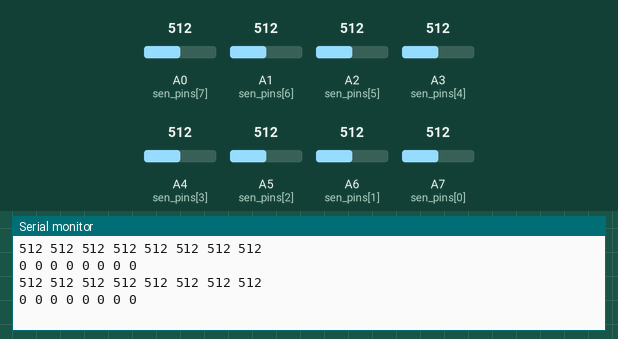
This sketch was run on a simulated Arduino Nano, built with avr-gcc and run on an emulated ATmega328P. On the bench: the last lines printed to the serial monitor. The inputs (shaded band) are chosen by the test bench; at power-on: A0 (sen_pins[7]) = 512, A1 (sen_pins[6]) = 512, A2 (sen_pins[5]) = 512, A3 (sen_pins[4]) = 512, A4 (sen_pins[3]) = 512, A5 (sen_pins[2]) = 512, A6 (sen_pins[1]) = 512, A7 (sen_pins[0]) = 512.

Above: at 1.8 s.
1.9 s: A0 (sen_pins[7]) set to 716
At 2.8 s:
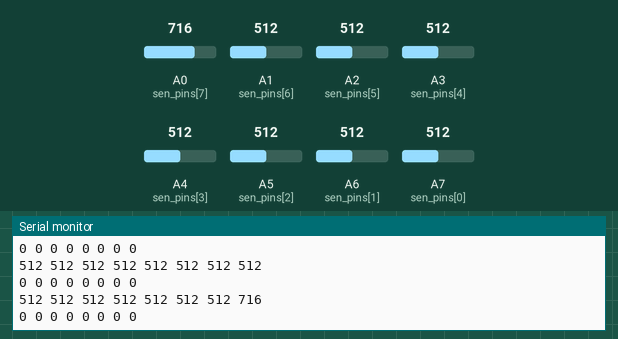
3.4 s: A1 (sen_pins[6]) set to 716
At 4.7 s:
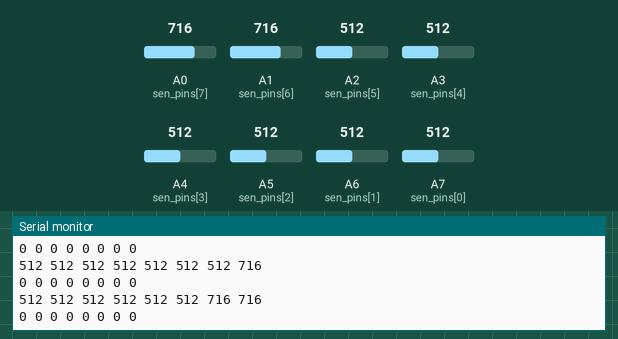
4.9 s: A2 (sen_pins[5]) set to 716
At 5.8 s:
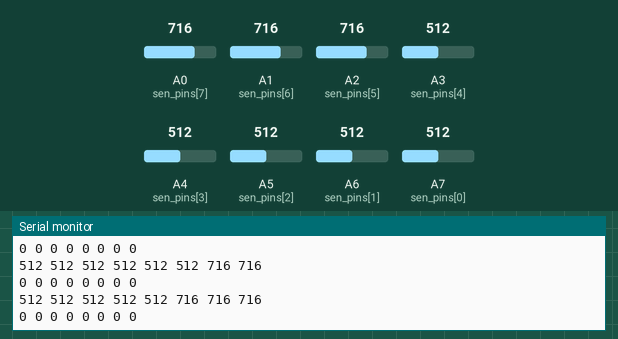
6.4 s: A3 (sen_pins[4]) set to 716
At 7.7 s:
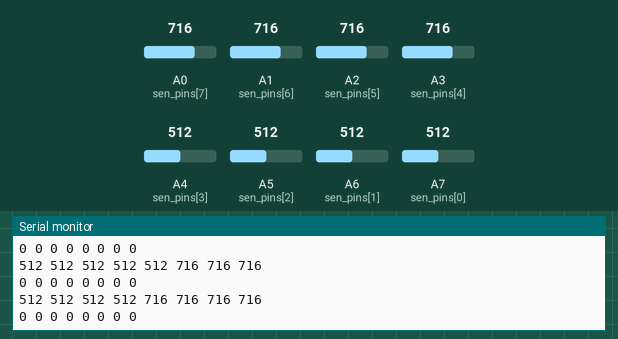
7.9 s: A4 (sen_pins[3]) set to 716
At 8.6 s:
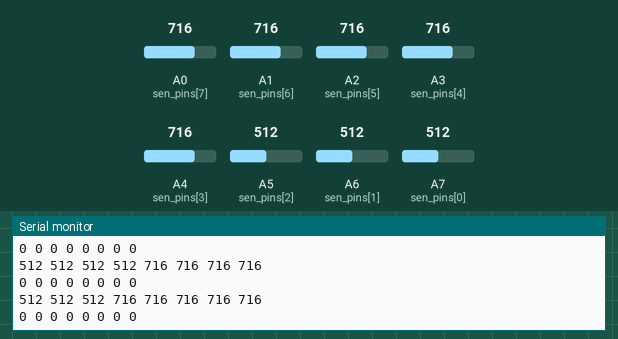
9.4 s: A5 (sen_pins[2]) set to 716
At 10.8 s:
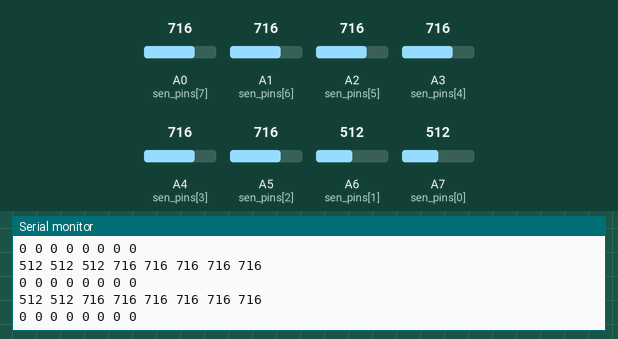
Timing chart, 0 to 11.9 s (numbered marks = the images above; inputs shaded):
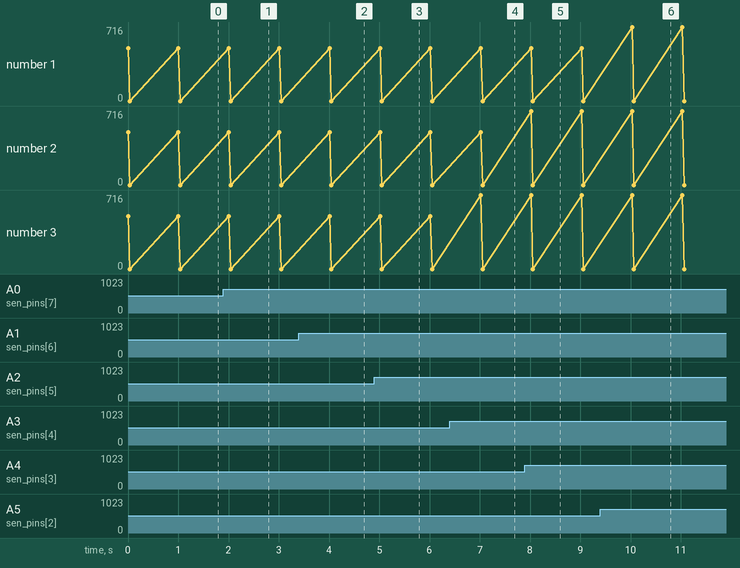

Measured:
- after the input at 1.9 s, the serial monitor: prints a new line after 0.11 s (image 1)
- after the input at 3.4 s, the serial monitor: prints a new line after 0.61 s (image 2)
- after the input at 4.9 s, the serial monitor: prints a new line after 0.12 s (image 3)
- after the input at 6.4 s, the serial monitor: prints a new line after 0.62 s (image 4)
- after the input at 7.9 s, the serial monitor: prints a new line after 0.12 s (image 5)
- after the input at 9.4 s, the serial monitor: prints a new line after 0.63 s (image 6)

The sketch:

analog_read_8_sensor.ino
```cpp
int th[8] = {467, 485, 448, 406, 382, 492, 451, 429};
int sen_pins[8] = {A7, A6, A5, A4, A3, A2, A1, A0};
int sen[8]; int s[8];
void setup() {
  // initialize serial communication at 9600 bits per second:
  Serial.begin(9600);
}

// the loop routine runs over and over again forever:
void loop() {
  int i;
  for (i = 0; i < 8; i++)
  {
    sen[i] = analogRead(sen_pins[i]);
    if (sen[i] < th[i])
    {
      s[i] = 1;
    }
    else {
      s[i] = 0;
    }
  }
  for (i = 0; i < 8; i++)
  {

    Serial.print(sen[i]);
    Serial.print(" ");

  }
  Serial.println();

  for (i = 0; i < 8; i++)
  {

    Serial.print(s[i]);
    Serial.print(" ");

  }
  Serial.println();
  delay(1000);
}
```
